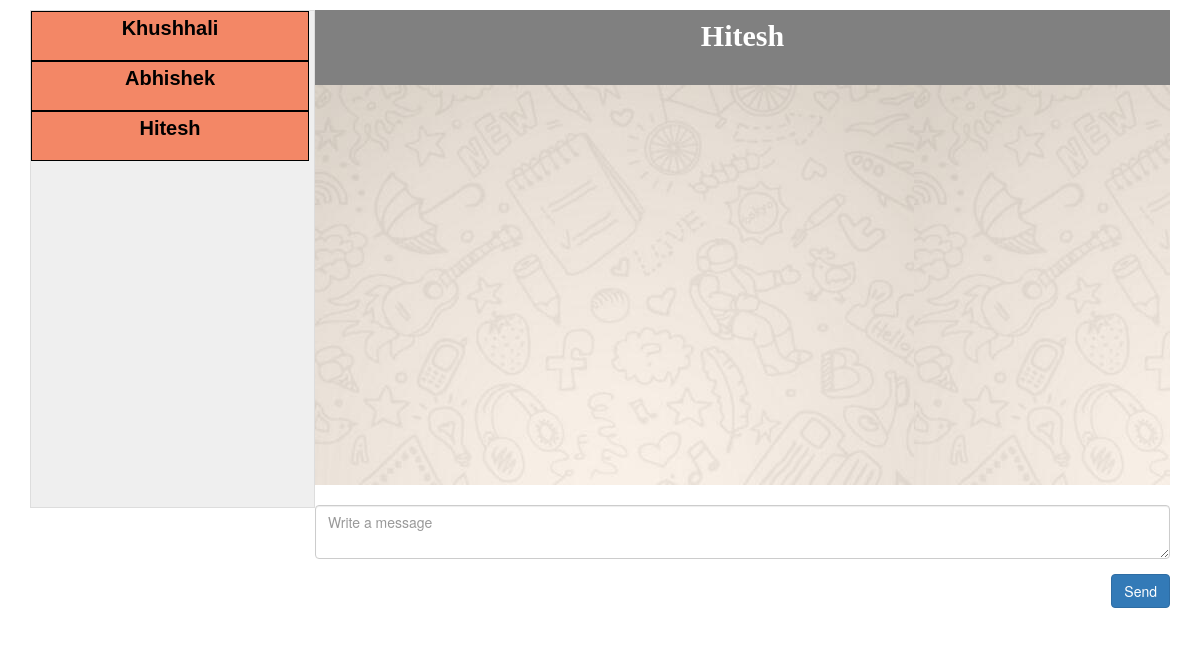
The app's page /chat/dialogs/hitesh (signed in) with its own data.
### chat/models.py (models this page shows, shortened)
class Dialog(TimeStampedModel):
    owner = models.ForeignKey(settings.AUTH_USER_MODEL, verbose_name=_("Dialog owner"), related_name="selfDialogs")
    opponent = models.ForeignKey(settings.AUTH_USER_MODEL, verbose_name=_("Dialog opponent"))

### chat/views.py (the view)
class DialogListView(LoginRequiredMixin, generic.ListView):
    login_url = '/login/'
    template_name = 'chat/chatbox.html'
    model = models.Dialog
    ordering = 'modified'
    def get_queryset(self):
        dialogs = models.Dialog.objects.filter(Q(owner=self.request.user) | Q(opponent=self.request.user))
        return dialogs
    def get_context_data(self, **kwargs):
        context = super().get_context_data()
        if self.kwargs.get('username'):
            user = get_object_or_404(get_user_model(), username=self.kwargs.get('username'))
            dialog = utils.get_dialogs_with_user(self.request.user, user)
            if len(dialog) == 0:
                dialog = models.Dialog.objects.create(owner=self.request.user, opponent=user)
            else:
                dialog = dialog[0]
            context['active_dialog'] = dialog
        else:
            context['active_dialog'] = self.object_list[0]
        if self.request.user == context['active_dialog'].owner:
            context['opponent_username'] = context['active_dialog'].opponent.username
        else:
            context['opponent_username'] = context['active_dialog'].owner.username
        context['ws_server_path'] = '{}://{}:{}/'.format(
            settings.CHAT_WS_SERVER_PROTOCOL,
            settings.CHAT_WS_SERVER_HOST,
            settings.CHAT_WS_SERVER_PORT,
        )
        return context

### chat/utils.py (called while the page is built)
def get_dialogs_with_user(user_1, user_2):
    return Dialog.objects.filter(
        Q(owner=user_1, opponent=user_2) | Q(opponent=user_1, owner=user_2))

### templates/chat/chatbox.html (shortened to what this page needs)
{% extends "base.html" %}
{% load static %}
{% load i18n %}
{% block css %}
    <link href="{% static "chat/css/chatbox.css" %}" rel="stylesheet" type="text/css" media="all">
{% endblock css %}
{% block content %}
    <div class="container">
        <div class="col-md-3">
            <div class="row">
                <div class="user-list-div">
                        {% for dialog in object_list %}
                            <div class="user">
                                {% if dialog.owner == request.user %}
                                    {% with dialog.opponent.username as username %}
                                        <a href="{% url 'dialogs_detail' username %}" id="user-{{ username }}"
                                        class="offline"> {{ username }}</a>
                                    {% endwith %}
                                {% else %}
                                    {% with dialog.owner.username as username %}
                                        <a href="{% url 'dialogs_detail' username %}" id="user-{{ username }}"
                                        class="offline"> {{ username }}</a>
                                    {% endwith %}
                                {% endif %}
                            </div>
                        {% endfor %}
                </div>
            </div>
        </div>
        <div class="col-md-9">
            <div class="row">
                <div class="box-header">
                    <p class="bx-name">
                        {{ opponent_username }}
                    </p>
                    <div class="status">
                    </div>
                </div>
                <div class="messages-container">
                    <div id="messages" class="messages" style="background-image: url({% static "images/chat-background.jpg" %})">
                    </div>
                </div>
            </div>
            <div class="row">
                <div class="add-message">
                    <div class="form-group">
                        <textarea id="chat-message" class="form-control message"
                                  placeholder="{% trans 'Write a message' %}"></textarea>
                    </div>
                    <div class="form-group clearfix">
                        <input id="btn-send-message" type="submit" class="btn btn-primary pull-right send-message"
                               style="margin-left: 10px;" value="{% trans 'Send' %}"/>
                    </div>
                </div>
            </div>
        </div>
    </div>
{% endblock %}

### static/chat/css/chatbox.css (style rules this page uses)
.box-header { background-color: grey; position: relative; height: 75px; color: white; margin-top: 10px; position:relative; }
.bx-name { font-size: 30px; padding: 5px; font-weight: bold; text-align: center; text-transform: capitalize; font-family: "Times New Roman" }
.status { position:absolute; top: 0px; font-weight: bold; padding: 5px; font-size: 15px; color:white; }
.container { height:400px; position: relative; }
.messages-container { height: 400px; position: relative; }
.messages { box-sizing: border-box; padding: 20px; overflow: auto; height: 400px; width: 100%; position:absolute; }
.user-list-div { position: relative; top: 0; height: 498px; overflow: auto; width: 100%; margin-top: 10px; background: #EFEFEF; padding-right: 5px; border: 1px solid #DDD; }
.user { position: relative; height: 50px; width: 100%; text-transform: capitalize; border: 1px black; }
.offline { background-color: #F38766; text-decoration: none; position: absolute; width: 100%; height:100%; border: 1px solid black; padding: 5px; color: black; text-align: center; font-weight: bold; font: bold 20px Arial; }
a:link { text-decoration: none; color: black; }
.add-message { margin-top: 20px; }

### records on screen
Dialog: opponent.username "Khushhali"
Dialog: opponent.username "Abhishek"
Dialog: opponent.username "Hitesh"

### other values on screen
{{ opponent_username }} "Hitesh"
